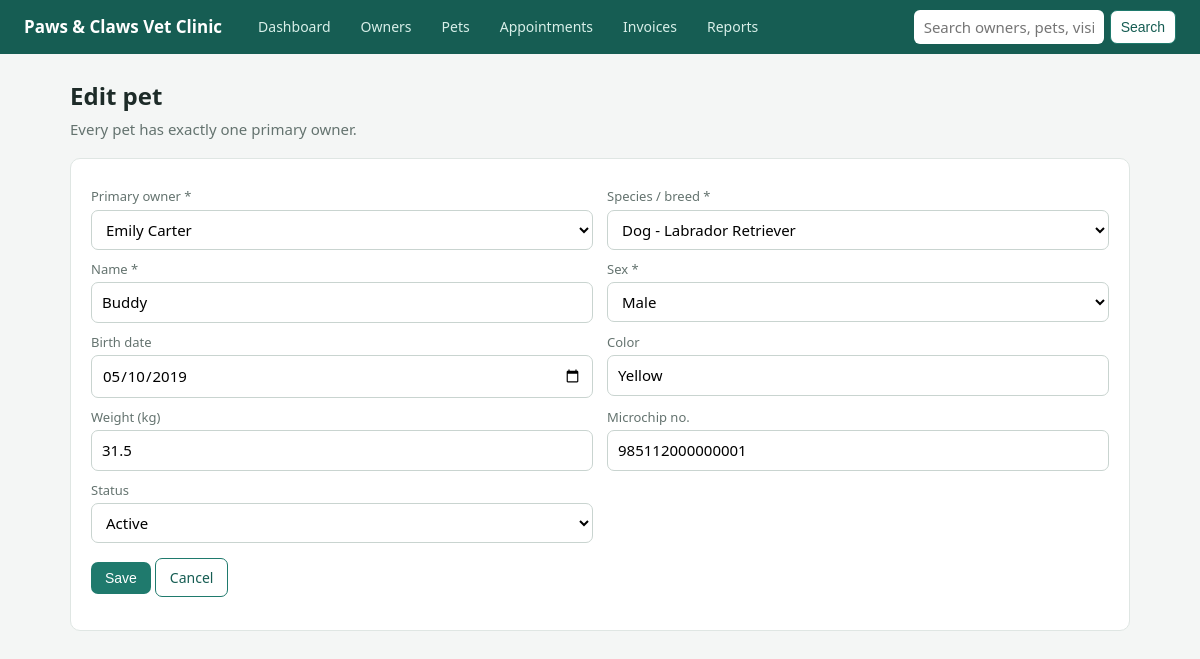
Page /pets/1/edit on the committed database.
### tables this page shows
CREATE TABLE pet (
    pet_id          INTEGER PRIMARY KEY AUTOINCREMENT,
    owner_id        INTEGER      NOT NULL,          -- exactly one primary owner
    breed_id        INTEGER      NOT NULL,          -- species is reached through breed
    pet_name        VARCHAR(40)  NOT NULL,
    sex             CHAR(1)      NOT NULL CHECK (sex IN ('M','F')),
    birth_date      DATE,
    color           VARCHAR(40),
    weight_kg       DECIMAL(5,2) CHECK (weight_kg > 0),
    microchip_no    VARCHAR(20)  UNIQUE,
    status          VARCHAR(12)  NOT NULL DEFAULT 'Active'
        CHECK (status IN ('Active','Deceased','Transferred')),
    CONSTRAINT fk_pet_owner FOREIGN KEY (owner_id)
        REFERENCES owner (owner_id) ON UPDATE CASCADE ON DELETE RESTRICT,
    CONSTRAINT fk_pet_breed FOREIGN KEY (breed_id)
        REFERENCES breed (breed_id) ON UPDATE CASCADE ON DELETE RESTRICT
);

### app/app.py (the view, shortened to what this page needs)
@app.route("/pets/new", methods=["GET", "POST"])
@app.route("/pets/<int:pid>/edit", methods=["GET", "POST"])
def pet_form(pid=None):
    row = q("SELECT * FROM pet WHERE pet_id=?", (pid,), True) if pid else None
    owners_ = q("SELECT owner_id, first_name||' '||last_name name FROM owner ORDER BY last_name")
    breeds = q("SELECT b.breed_id, s.species_name||' - '||b.breed_name name FROM breed b JOIN species s USING(species_id) ORDER BY 2")
    pre = request.args.get("owner_id")
    return render_template("pet_form.html", p=row, owners=owners_, breeds=breeds, pre=pre)

### app/app.py (called while the page is built)
def db():
    if "db" not in g:
        g.db = sqlite3.connect(DB)
        g.db.row_factory = sqlite3.Row
        g.db.execute("PRAGMA foreign_keys = ON")
    return g.db

def q(sql, args=(), one=False):
    cur = db().execute(sql, args)
    rows = cur.fetchall()
    return (rows[0] if rows else None) if one else rows

### app/templates/pet_form.html
{% extends "base.html" %}{% block body %}
{% set sel_o = (p['owner_id'] if p else pre)|string %}
<h1>{{ 'Edit pet' if p and p['pet_id'] is defined else 'New pet' }}</h1><p class="sub">Every pet has exactly one primary owner.</p>
<form method="post" class="card"><div class="row">
<div><label>Primary owner *</label><select name="owner_id" required><option value="">Select...</option>{% for o in owners %}<option value="{{ o.owner_id }}" {{ 'selected' if o.owner_id|string==sel_o }}>{{ o.name }}</option>{% endfor %}</select></div>
<div><label>Species / breed *</label><select name="breed_id" required><option value="">Select...</option>{% for b in breeds %}<option value="{{ b.breed_id }}" {{ 'selected' if p and b.breed_id|string==p['breed_id']|string }}>{{ b.name }}</option>{% endfor %}</select></div>
<div><label>Name *</label><input name="pet_name" value="{{ p['pet_name'] if p else '' }}" required></div>
<div><label>Sex *</label><select name="sex"><option value="M" {{ 'selected' if p and p['sex']=='M' }}>Male</option><option value="F" {{ 'selected' if p and p['sex']=='F' }}>Female</option></select></div>
<div><label>Birth date</label><input type="date" name="birth_date" value="{{ p['birth_date'] or '' if p else '' }}"></div>
<div><label>Color</label><input name="color" value="{{ p['color'] or '' if p else '' }}"></div>
<div><label>Weight (kg)</label><input type="number" step="0.01" name="weight_kg" value="{{ p['weight_kg'] or '' if p else '' }}"></div>
<div><label>Microchip no.</label><input name="microchip_no" value="{{ p['microchip_no'] or '' if p else '' }}"></div>
<div><label>Status</label><select name="status">{% for s in ['Active','Deceased','Transferred'] %}<option {{ 'selected' if p and p['status']==s }}>{{ s }}</option>{% endfor %}</select></div></div>
<p><button class="btn">Save</button> <a class="btn sec" href="{{ url_for('pets') }}">Cancel</a></p></form>{% endblock %}

### app/static/style.css (style rules this page uses)
:root { --bg:#f4f6f5;--card:#fff;--ink:#1d2b28;--mute:#64736f;--brand:#1f7a6d;--brand-d:#165d53;--line:#dfe6e3;--bad:#b3261e;--ok:#2e7d32;--warn:#b26a00 }
* { box-sizing:border-box }
body { margin:0;font:15px/1.5 system-ui,-apple-system,"Segoe UI",Roboto,sans-serif;background:var(--bg);color:var(--ink) }
h1 { font-size:24px;margin:0 0 4px }
.sub { color:var(--mute);margin:0 0 18px }
.card { background:var(--card);border:1px solid var(--line);border-radius:10px;padding:18px 20px;margin-bottom:16px }
a { color:var(--brand) }
.btn { display:inline-block;background:var(--brand);color:#fff;border:0;border-radius:7px;padding:8px 14px;font-size:14px;cursor:pointer;text-decoration:none }
.btn.sec { background:#fff;color:var(--brand-d);border:1px solid var(--brand) }
label { display:block;font-size:13px;color:var(--mute);margin:10px 0 3px }
input,select,textarea { width:100%;padding:8px 10px;border:1px solid #c9d4d0;border-radius:7px;font:inherit;background:#fff }
.row { display:grid;grid-template-columns:1fr 1fr;gap:0 14px }

### rows in the picture
pet: pet_name "Buddy", birth_date "05/10/2019", color "Yellow", weight_kg "31.5", microchip_no "985112000000001"

### other values in the picture
{{ 'Edit pet' if p and p['pet_id'] is defined else 'New pet' }} "Edit pet"
form field owner_id "Emily Carter"
form field breed_id "Dog - Labrador Retriever"
form field status "Active"
